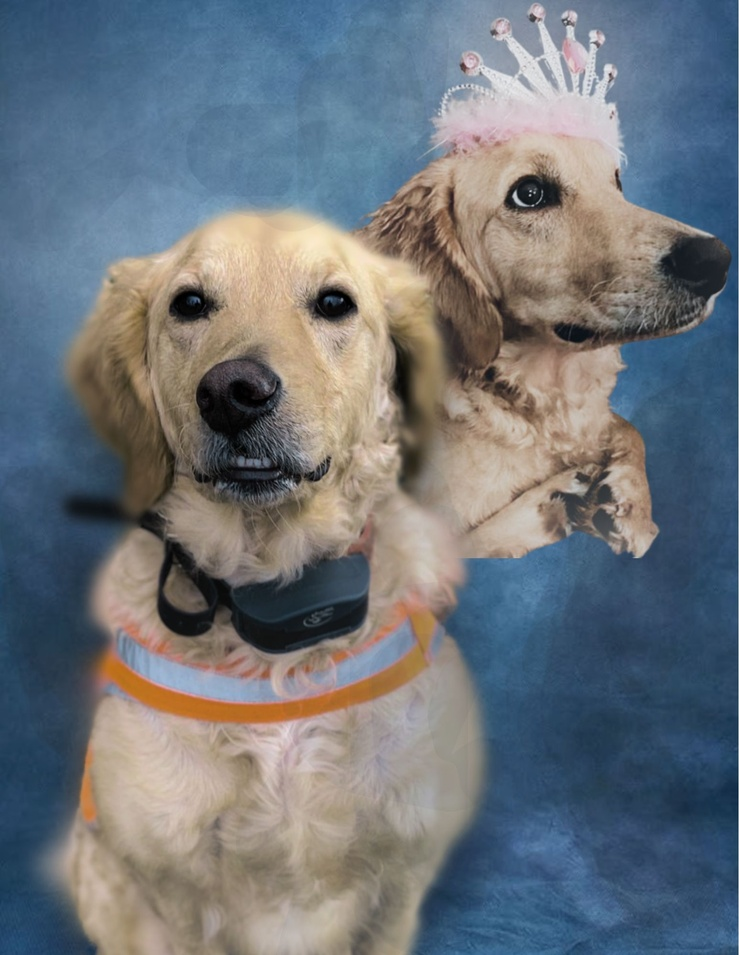
#> input picture games/dog-punk/clubhouse-images/1786910070306-fcfeb36c-93c3-4aa6-acd3-1871dfc276f6-1_all_54063.jpg, 739 x 955 px, shrunk from 1546 x 2000 before the run
$ python slice_walksheet.py ../../games/dog-punk/clubhouse-images/1786910070306-fcfeb36c-93c3-4aa6-acd3-1871dfc276f6-1_all_54063.jpg ../../games/dog-punk/clubhouse-images/1786910070306-fcfeb36c-93c3-4aa6-acd3-1871dfc276f6-1_all_54063.jpg ../../games/dog-punk/clubhouse-images/1786910070306-fcfeb36c-93c3-4aa6-acd3-1871dfc276f6-1_all_54063.jpg ../../games/dog-punk/clubhouse-images/1786910070306-fcfeb36c-93c3-4aa6-acd3-1871dfc276f6-1_all_54063.jpg ../../games/dog-punk/clubhouse-images/1786910070306-fcfeb36c-93c3-4aa6-acd3-1871dfc276f6-1_all_54063.jpg 5
#> lines starting #> are read from the running program, lines starting #| are printed output that depends on the picture
#> in main, im is the input picture: PIL image 739x955 RGB; mean R, G, B 109.5, 115.7, 122.1
#!/usr/bin/env python3
"""Slice a magenta-gridline walk sheet (see games/<id>/WALK_SHEETS.md for the
generation recipe) into trimmed per-direction, per-frame files.

Usage: slice_walksheet.py <sheet.png> <out_dir> <char_id>
4-column sheet (idle, contact, passing, opposite-contact): writes
<char_id>_<dir>_idle.png (straight-leg standing pose) plus
<char_id>_<dir>_0/1/2.png (the 3-frame walk cycle) for dir in down/left/up.
3-column sheet (no idle column): writes only _0/1/2.png.
RIGHT is never written — mirror LEFT in code, same as the player already does.
"""
import sys, os
from collections import deque
from PIL import Image
import numpy as np

def find_gridlines(im):
    a = np.array(im.convert("RGB"))
    h, w, _ = a.shape
#> h = 955; w = 739
    # The model renders "magenta" all over the map — a softer desaturated
    # pink (observed ~ (201,124,168)) in some sheets, a near-hot-pink with a
    # much lower blue channel (observed ~ (255,0,110), which the old b>140
    # floor here missed completely — Kat's sheet sliced as "0 gridlines
    # found" and silently fell back to guessed even-thirds bounds, leaving a
    # visible sliver of real divider line at the top of several frames) in
    # others. Key on G being clearly dominated by BOTH R and B — true across
    # every observed shade — rather than an absolute floor on B itself.
    r, g, b = a[:, :, 0].astype(int), a[:, :, 1].astype(int), a[:, :, 2].astype(int)
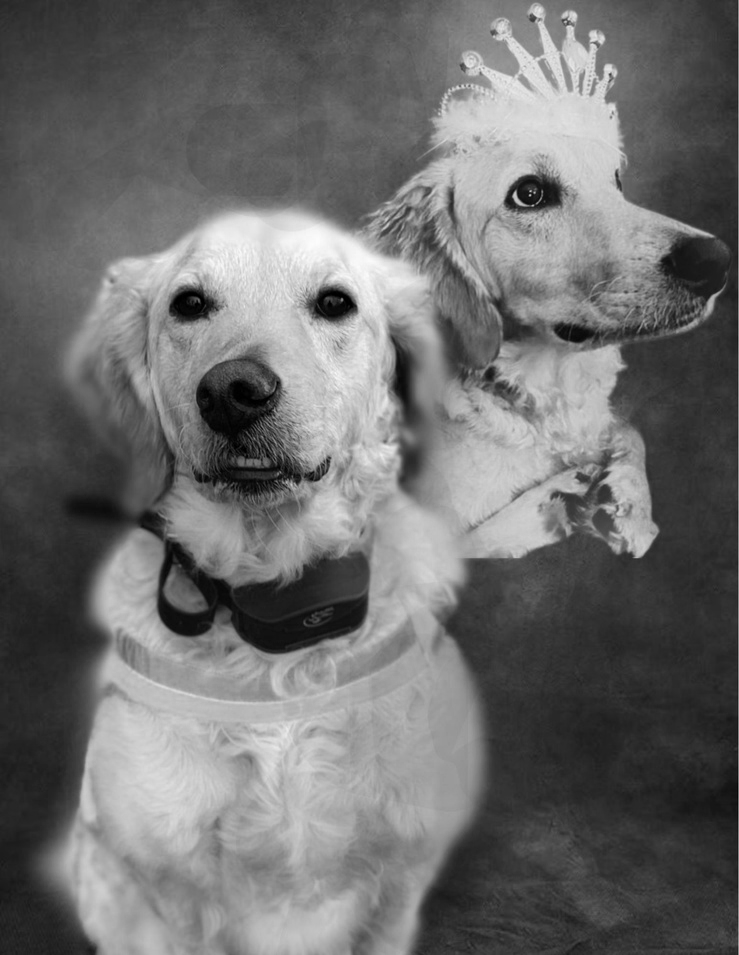
#> r: shape (955, 739) int64; min 0, max 252, mean 109.5
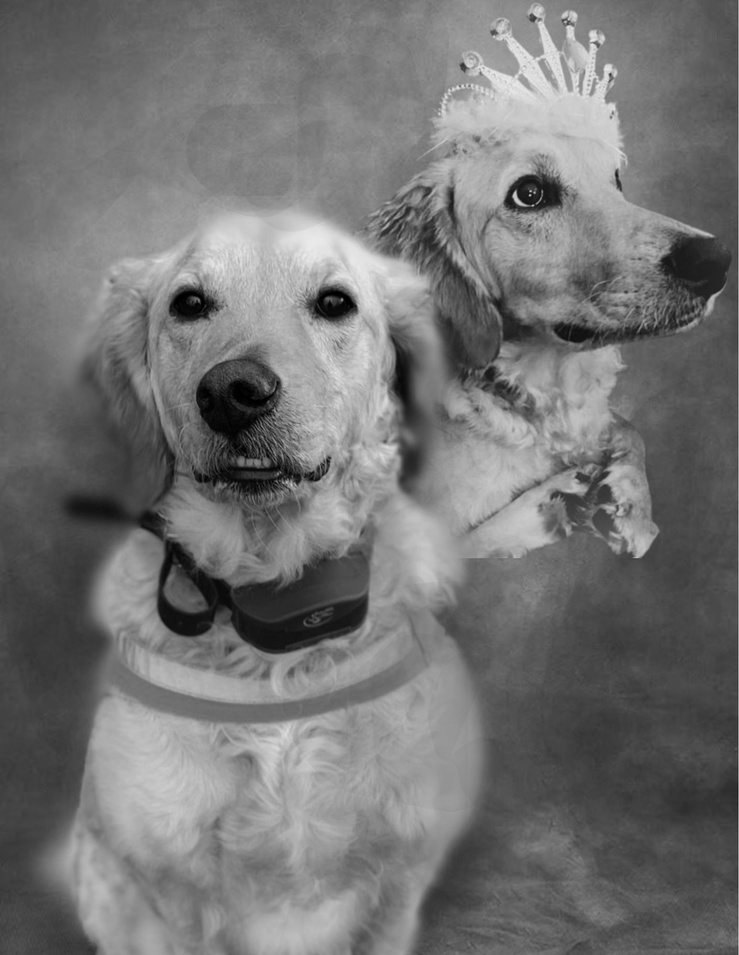
#> g: shape (955, 739) int64; min 0, max 235, mean 115.7
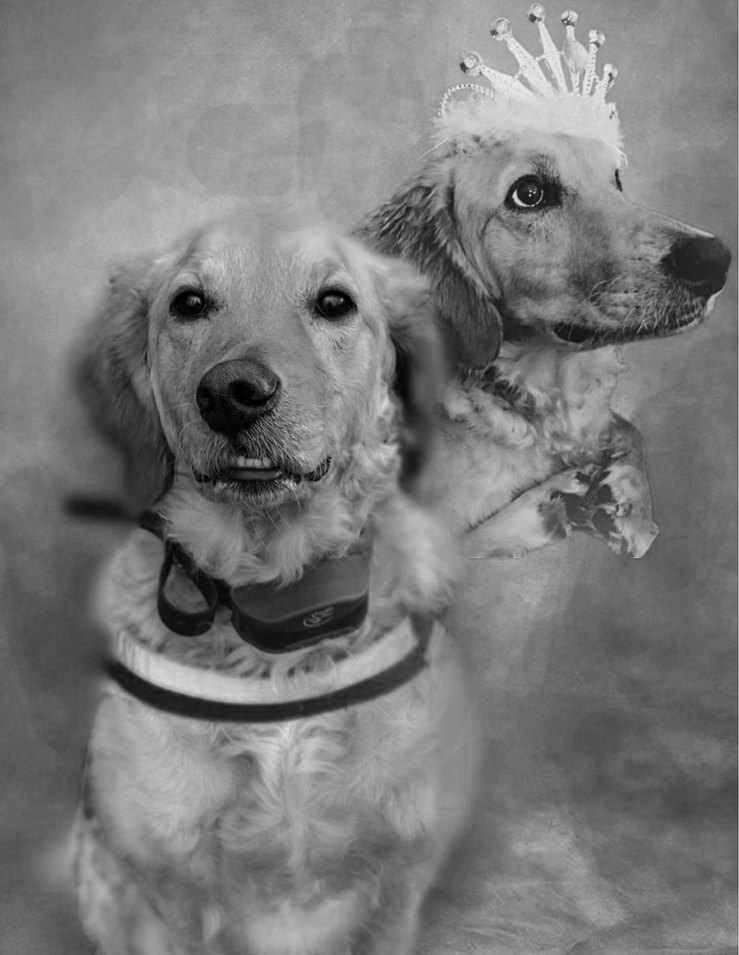
#> b: shape (955, 739) int64; min 0, max 239, mean 122.1
    mag_mask = (r > 140) & (b > 50) & (g < r - 40) & (g < b - 20)
#> mag_mask: shape (955, 739) bool; every value is 0
    row_frac = mag_mask.mean(axis=1)
#> row_frac = 955 values from 0 to 0
    col_frac = mag_mask.mean(axis=0)
#> col_frac = 739 values from 0 to 0
    # Row dividers run edge-to-edge (rarely crossed by a character), so a high
    # threshold is reliable. Column dividers get interrupted by arms/feet in
    # some rows, so a real divider can show up as low as ~30-40% coverage —
    # use a looser threshold and a wider merge tolerance to still catch it
    # without also merging two genuinely distinct lines together.
    row_lines = [y for y in range(h) if row_frac[y] > 0.5]
#> row_lines = []
    col_lines = [x for x in range(w) if col_frac[x] > 0.25]
#> col_lines = []
    def group(vals, tol):
        if not vals: return []
        groups = [[vals[0]]]
        for v in vals[1:]:
            if v - groups[-1][-1] <= tol: groups[-1].append(v)
            else: groups.append([v])
        return [int(sum(g) / len(g)) for g in groups]
    return group(row_lines, 3), group(col_lines, 8)


def gutters_from_green(im, want_cols=3):
    """Find the cell boundaries from the GREEN, ignoring the gridlines.

    The magenta grid is the single point of failure in this pipeline and the
    model drops it: May's sheet came back with the art perfect and ZERO
    magenta pixels in the whole image; Chuck's had magenta but only two
    readable row dividers. Two generations, two different ways of not having
    a usable grid, and no amount of shouting in the prompt made it reliable.

    But the cells sit on flat chroma-key green, so the boundaries do not need
    the lines at all: a band of rows (or columns) that is almost entirely
    green is the gap BETWEEN two cells. Same gutter technique build_sheet.py
    uses against flat white — the background is the signal, and it is the one
    thing the model cannot forget to draw, because it is what it draws the
    characters ON.

    Returns (row_bounds, col_bounds) ready to slice, or (None, None).
    """
    import numpy as np
    a = np.array(im.convert("RGB")).astype(int)
    h, w, _ = a.shape
    r, g, b = a[:, :, 0], a[:, :, 1], a[:, :, 2]
    green = (g > 110) & (g > r + 40) & (g > b + 40)

    def bands(frac, span):
        for thresh in (0.97, 0.94, 0.90, 0.86):
            runs, start = [], None
            for i in range(span):
                if frac[i] >= thresh:
                    if start is None: start = i
                elif start is not None:
                    runs.append([start, i]); start = None
            if start is not None: runs.append([start, span])
            runs = [x for x in runs if x[1] - x[0] >= 2]
            # A gutter reads as TWO runs, because the gridline drawn down the
            # middle of it is not green. Merge anything close enough to be
            # one gap — without this the finder saw seven "gutters" in a
            # three-gutter sheet and matched nothing.
            merged = []
            for run in runs:
                if merged and run[0] - merged[-1][1] <= max(14, span * 0.012):
                    merged[-1][1] = run[1]
                else:
                    merged.append(list(run))
            inner = [x for x in merged if x[0] > span * 0.03 and x[1] < span * 0.97]
            if not inner:
                continue
            # A cell runs from the END of one gutter to the START of the next.
            # Taking the gutter's MIDPOINT instead would leave half of it —
            # and therefore the divider line drawn down it — inside the cell,
            # which is what forces a colour guess at removing the divider
            # later. Cropping between the gutters means no divider pixel is
            # ever in the crop and there is nothing to guess about.
            outer = [x for x in merged if x not in inner]
            head = max([x[1] for x in outer if x[1] <= inner[0][0]] + [0])
            tail = min([x[0] for x in outer if x[0] >= inner[-1][1]] + [span])
            edges = [head] + [c for x in inner for c in x] + [tail]
            cells = [(edges[i], edges[i + 1]) for i in range(0, len(edges) - 1, 2)]
            if len(cells) >= 2:
                return cells
        return None

    rows = bands(green.mean(axis=1), h)
    cols = bands(green.mean(axis=0), w)
    if not rows or not cols:
        return None, None

    # DROP A CROPPED TRAILING ROW. The sheet is asked for as four rows and
    # the model routinely delivers three full ones plus a sliver of a fourth
    # falling off the bottom edge — CHARACTER_SHEETS.md already records the
    # bottom row as the thing that comes back cropped. A band far shorter
    # than its siblings is that sliver, and cutting frames from it produces
    # headless half-characters, which is the bug this whole pass started on.
    if len(rows) > 3:
        heights = sorted(x[1] - x[0] for x in rows)
        median = heights[len(heights) // 2]
        rows = [x for x in rows if (x[1] - x[0]) >= median * 0.65]
    if len(cols) > want_cols:
        widths = sorted(x[1] - x[0] for x in cols)
        med = widths[len(widths) // 2]
        cols = [x for x in cols if (x[1] - x[0]) >= med * 0.65]

    if not (3 <= len(rows) <= 4) or len(cols) != want_cols:
        return None, None
    return rows, cols


# [324 lines left out: functions flood_fill_background, largest_component_only, inset_to_green, cell_vs_frame, cut_and_trim, single, not called in this run]


def main():
    if len(sys.argv) > 1 and sys.argv[1] == "single":
        # single <image> <out_dir> <char_id> <direction> [index]
        idx = int(sys.argv[6]) if len(sys.argv) > 6 else 1
        return single(sys.argv[2], sys.argv[3], sys.argv[4], sys.argv[5], idx)
    sheet_path, out_dir, char_id = sys.argv[1], sys.argv[2], sys.argv[3]
    im = Image.open(sheet_path)
    row_lines, col_lines = find_gridlines(im)
#> row_lines = []; col_lines = []
    print("row gridlines:", row_lines)
#| row gridlines: []
    print("col gridlines:", col_lines)
#| col gridlines: []
    w, h = im.size
#> w = 739; h = 955
    # Whether the detected lines are pure INTERIOR dividers (need the canvas
    # edges added as the outer bounds) or already include explicit left/right
    # BORDER lines (in which case adding the canvas edge too would create a
    # bogus sliver "column") varies sheet to sheet — some generations frame
    # the grid with a border inset from the edge, some don't. Try both
    # interpretations and keep whichever gives the most uniform segment
    # widths — the real grid was asked for as equal-size cells, so the
    # correct interpretation is the one that actually looks equal-size.
    def build_bounds(lines, extent):
        if not lines: return [0, extent]
        candidates = [[0] + lines + [extent]]
        if len(lines) >= 2: candidates.append(list(lines))
        # A 1-segment candidate trivially has zero variance (nothing to
        # compare against) and would always "win" on that alone — exclude
        # it unless it's the only option, since a real grid has >=2 cells.
        multi = [c for c in candidates if len(c) > 2]
        candidates = multi or candidates
        # [4 lines left out: function variance, not called in this run]
        return min(candidates, key=variance)
    row_bounds = build_bounds(row_lines, h)
#> row_bounds = [0, 955]
    col_bounds = build_bounds(col_lines, w)
#> col_bounds = [0, 739]
    n_rows = len(row_bounds) - 1
#> n_rows = 1
    n_cols = len(col_bounds) - 1
#> n_cols = 1
    print(f"detected grid: {n_rows} rows x {n_cols} cols")
#| detected grid: 1 rows x 1 cols

    # REFUSE AN IMPLAUSIBLE GRID rather than cutting something out of it.
    #
    # The whole method depends on the model actually drawing the magenta
    # gridlines it was asked for, and it does not always: May's sheet came
    # back with the art perfect — pink hair, blue robe, full heads, three
    # clean rows — and ZERO magenta pixels anywhere in the image. With no row
    # dividers to find, this happily reported "1 rows x 11 cols" and wrote
    # three 30x343 slivers of coat as her front-facing walk cycle.
    #
    # A real sheet is 3 or 4 rows of 3. Anything else means the gridlines
    # were not found, and every frame cut from it is meaningless — so stop
    # here, loudly, instead of handing garbage to the next step. The caller
    # can regenerate; a sheet with no grid is a failed generation, not a
    # cutting problem.
    green_cut = False
    cell_rows = cell_cols = None
    # Fall back to the green gutters when the magenta grid did not resolve to
    # something usable — decided HERE, on the finished grid, rather than on a
    # raw count of detected lines: Chuck's sheet had three plausible-looking
    # row dividers and still collapsed to a 2x3 grid.
    if not (3 <= n_rows <= 4) or n_cols != 3:
        g_rows, g_cols = gutters_from_green(im)
#> in gutters_from_green, `rows = bands(green.mean(axis=1), h)`: rows = None
        if g_rows and g_cols:
            print(f"gridlines unusable ({n_rows}x{n_cols}) — cutting on the "
                  f"green gutters instead: {len(g_rows)} rows x {len(g_cols)} cols")
            cell_rows, cell_cols = g_rows, g_cols
            n_rows, n_cols = len(g_rows), len(g_cols)
            green_cut = True

    if not (3 <= n_rows <= 4) or n_cols != 3:
#> (the run stopped early here; a loop or call above may not have finished)
